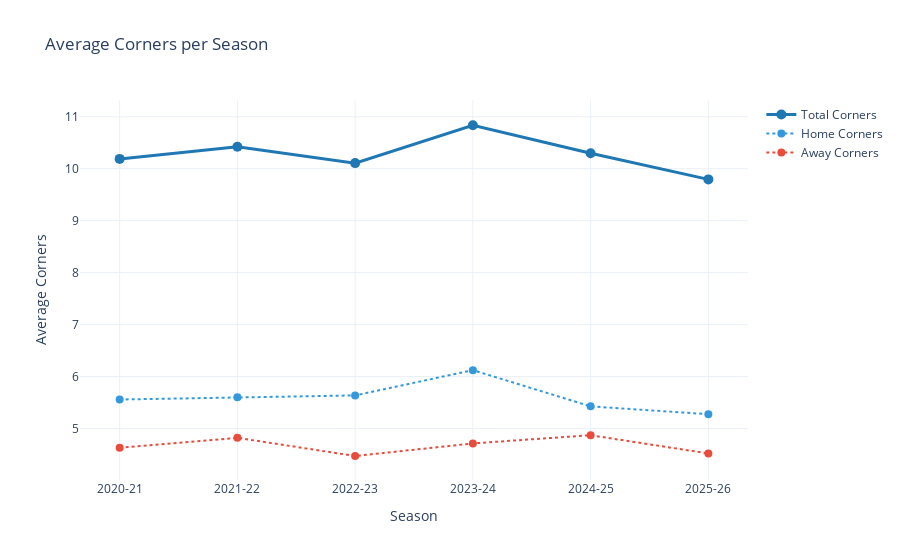

Write notebook code for a chart like this one.
### Markdown cell above
---
## Section 2: By-Year (Season) Analysis

### Code cell
# =============================================================================
# CELL 6: Season Trends - Average Corners per Season
# =============================================================================

season_avg = df.groupby('Season').agg({
    'TotalCorners': 'mean',
    'HC': 'mean',
    'AC': 'mean'
}).reset_index()

fig = go.Figure()

fig.add_trace(go.Scatter(
    x=season_avg['Season'],
    y=season_avg['TotalCorners'],
    mode='lines+markers',
    name='Total Corners',
    line=dict(color=COLORS['primary'], width=3),
    marker=dict(size=10)
))

fig.add_trace(go.Scatter(
    x=season_avg['Season'],
    y=season_avg['HC'],
    mode='lines+markers',
    name='Home Corners',
    line=dict(color=COLORS['home'], width=2, dash='dot'),
    marker=dict(size=8)
))

fig.add_trace(go.Scatter(
    x=season_avg['Season'],
    y=season_avg['AC'],
    mode='lines+markers',
    name='Away Corners',
    line=dict(color=COLORS['away'], width=2, dash='dot'),
    marker=dict(size=8)
))

fig.update_layout(
    title='Average Corners per Season',
    xaxis_title='Season',
    yaxis_title='Average Corners',
    template=PLOTLY_TEMPLATE,
    hovermode='x unified'
)
fig.show()

### Figure 1 — Plotly figure (JSON) as saved in the notebook; plotly's stock layout.template omitted (floating-point values rounded to 4 significant figures)
{"data": [{"line": {"color": "#1f77b4", "width": 3}, "marker": {"size": 10}, "mode": "lines+markers", "name": "Total Corners", "type": "scatter", "x": ["2020-21", "2021-22", "2022-23", "2023-24", "2024-25", "2025-26"], "y": [10.19, 10.42, 10.11, 10.84, 10.3, 9.795]}, {"line": {"color": "#3498db", "dash": "dot", "width": 2}, "marker": {"size": 8}, "mode": "lines+markers", "name": "Home Corners", "type": "scatter", "x": ["2020-21", "2021-22", "2022-23", "2023-24", "2024-25", "2025-26"], "y": [5.558, 5.603, 5.637, 6.124, 5.426, 5.275]}, {"line": {"color": "#e74c3c", "dash": "dot", "width": 2}, "marker": {"size": 8}, "mode": "lines+markers", "name": "Away Corners", "type": "scatter", "x": ["2020-21", "2021-22", "2022-23", "2023-24", "2024-25", "2025-26"], "y": [4.632, 4.821, 4.471, 4.713, 4.871, 4.52]}], "layout": {"hovermode": "x unified", "title": {"text": "Average Corners per Season"}, "xaxis": {"title": {"text": "Season"}}, "yaxis": {"title": {"text": "Average Corners"}}}}
